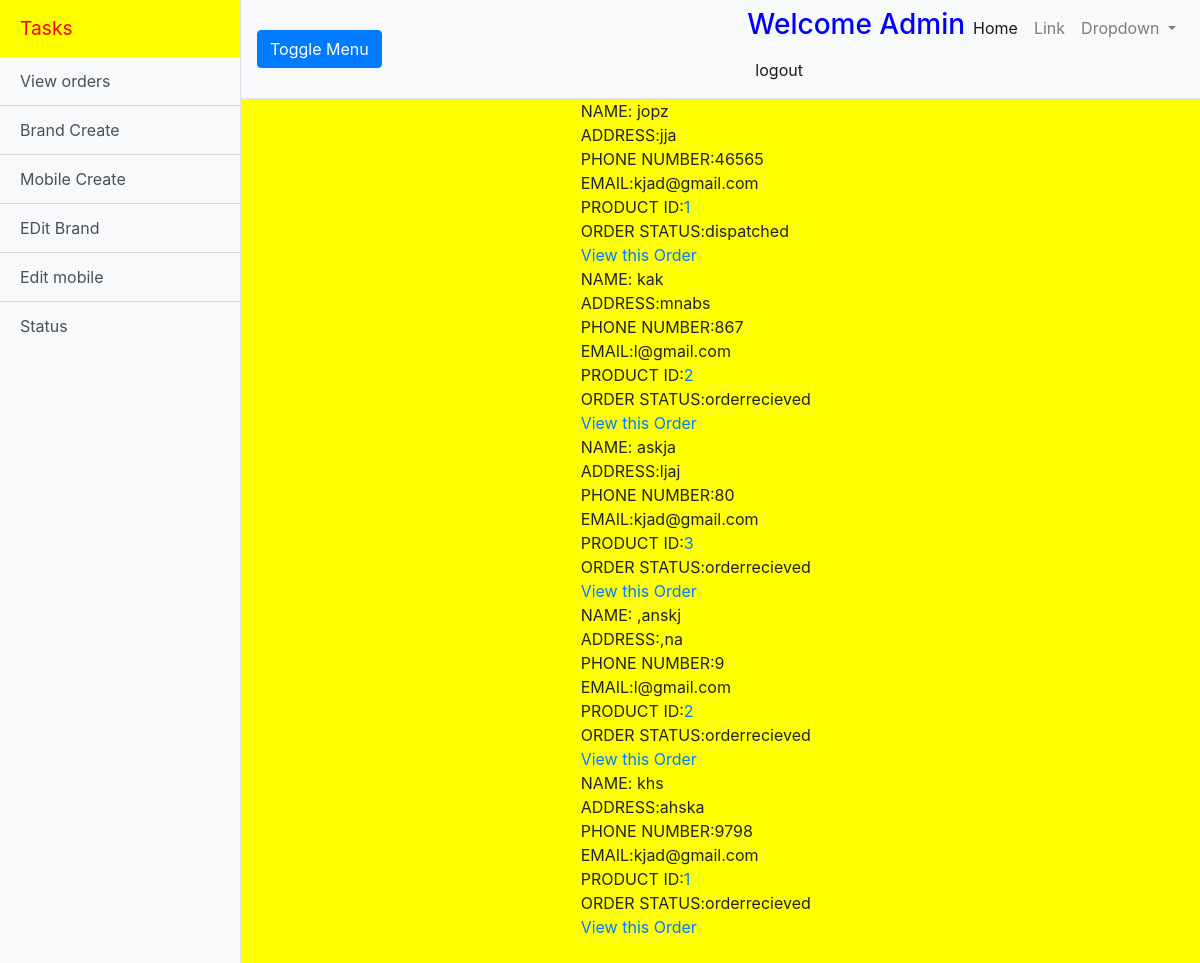
The page /brand/vieworder/ on the database its author committed.
### product/models.py (models this page shows, shortened)
class Order(models.Model):
    personname=models.CharField(max_length=123)
    address = models.CharField(max_length=223)
    pin = models.CharField(max_length=123)
    phone = models.CharField(max_length=123)
    email = models.EmailField(max_length=123)
    productid=models.IntegerField()
    choices=(
        ('orderrecieved','orderrecieved'),
        ('dispatched','dispatched'),
        ('deliverd','deliverd'),
    )
    status=models.CharField(max_length=120,choices=choices,default='orderrecieved')
    user=models.CharField(max_length=150)
    active_status=models.IntegerField(default=1)

### product/views.py (the view)
# urls.py: path('vieworder/',viewOrder, name='vieworder'),
def viewOrder(request):
    obj = Order.objects.all()
    context = {}
    context['orders'] = obj
    return render(request, 'product/vieworders.html', context)

### product/templates/product/vieworders.html
<!DOCTYPE html>
{% extends "product/adminhome.html" %}
{% block body_block %}
<form>
    <div class="container">
        <div class="row">
            <div class="col-4"></div>
            <div class="col-4">
                {% for order in orders %}
                NAME: {{order.personname}}
                <BR>
                ADDRESS:{{order.address}}
                <BR>
                PHONE NUMBER:{{order.phone}}
                <BR>
                EMAIL:{{order.email}}
                <BR>
                PRODUCT ID:<a href="{% url 'buy' order.productid %}">{{order.productid}}</a>
                <br>
                ORDER STATUS:{{order.status}}
                <BR>
                <a href="{% url 'orderupdate' order.id  %}">View this Order</a>
                <BR>
                {% endfor %}
                <br>
            </div>
    </div>
    </div>
</form>
{% endblock %}

### product/static/css/style.css (style rules this page uses)
a { color:blue; }

### rows shown on the page
Order: personname "jopz", address "jja", phone "46565", email "kjad@gmail.com", productid "1", status "dispatched"
Order: personname "kak", address "mnabs", phone "867", email "l@gmail.com", productid "2", status "orderrecieved"
Order: personname "askja", address "ljaj", phone "80", email "kjad@gmail.com", productid "3", status "orderrecieved"
Order: personname ",anskj", address ",na", phone "9", email "l@gmail.com", productid "2", status "orderrecieved"
Order: personname "khs", address "ahska", phone "9798", email "kjad@gmail.com", productid "1", status "orderrecieved"
